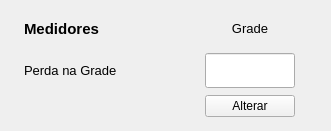
  <widget class="QWidget" name="layoutWidget_18">
   <property name="geometry">
    <rect>
     <x>69</x>
     <y>82</y>
     <width>331</width>
     <height>131</height>
    </rect>
   </property>
   <layout class="QGridLayout" name="gridLayout" rowstretch="0,0,0" columnstretch="0,0">
    <property name="sizeConstraint">
     <enum>QLayout::SetMinimumSize</enum>
    </property>
    <property name="leftMargin">
     <number>0</number>
    </property>
    <property name="spacing">
     <number>7</number>
    </property>
    <item row="2" column="1">
     <widget class="QPushButton" name="pushButton_alterar_perda">
      <property name="styleSheet">
       <string notr="true">background-color: rgb(241, 241, 241);</string>
      </property>
      <property name="text">
       <string>Alterar</string>
      </property>
     </widget>
    </item>
    <item row="1" column="1">
     <widget class="QLineEdit" name="lineEdit_perda_grade">
      <property name="minimumSize">
       <size>
        <width>0</width>
        <height>35</height>
       </size>
      </property>
      <property name="maximumSize">
       <size>
        <width>90</width>
        <height>16777215</height>
       </size>
      </property>
      <property name="styleSheet">
       <string notr="true">background-color: 255,255,255</string>
      </property>
     </widget>
    </item>
    <item row="1" column="0">
     <widget class="QLabel" name="label_perda_grade">
      <property name="maximumSize">
       <size>
        <width>150</width>
        <height>16777215</height>
       </size>
      </property>
      <property name="sizeIncrement">
       <size>
        <width>0</width>
        <height>0</height>
       </size>
      </property>
      <property name="font">
       <font>
        <pointsize>10</pointsize>
       </font>
      </property>
      <property name="text">
       <string>Perda na Grade</string>
      </property>
     </widget>
    </item>
    <item row="0" column="0">
     <widget class="QLabel" name="label_medidores">
      <property name="sizePolicy">
       <sizepolicy hsizetype="Preferred" vsizetype="Preferred">
        <horstretch>0</horstretch>
        <verstretch>0</verstretch>
       </sizepolicy>
      </property>
      <property name="minimumSize">
       <size>
        <width>0</width>
        <height>0</height>
       </size>
      </property>
      <property name="maximumSize">
       <size>
        <width>16777215</width>
        <height>35</height>
       </size>
      </property>
      <property name="sizeIncrement">
       <size>
        <width>0</width>
        <height>0</height>
       </size>
      </property>
      <property name="baseSize">
       <size>
        <width>0</width>
        <height>0</height>
       </size>
      </property>
      <property name="font">
       <font>
        <pointsize>11</pointsize>
        <weight>75</weight>
        <bold>true</bold>
        <underline>false</underline>
       </font>
      </property>
      <property name="text">
       <string>Medidores</string>
      </property>
     </widget>
    </item>
    <item row="0" column="1">
     <widget class="QLabel" name="label_grade">
      <property name="font">
       <font>
        <pointsize>10</pointsize>
       </font>
      </property>
      <property name="text">
       <string>Grade</string>
      </property>
      <property name="alignment">
       <set>Qt::AlignCenter</set>
      </property>
     </widget>
    </item>
   </layout>
  </widget>
